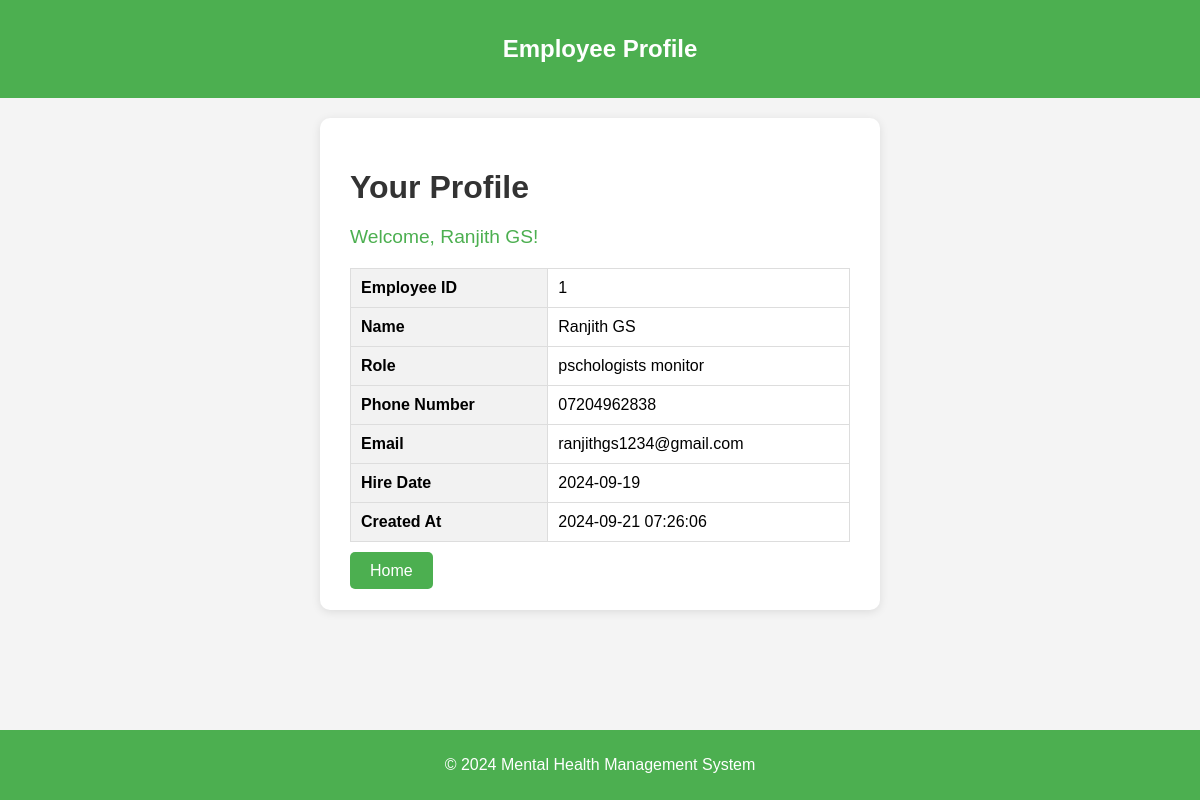
/employee_profile.php (signed in), run on the app's committed database.
### tables this page shows
CREATE TABLE `employees` (
  `employee_id` int(11) NOT NULL,
  `name` varchar(100) NOT NULL,
  `role` varchar(100) NOT NULL,
  `phone_number` varchar(15) NOT NULL,
  `email` varchar(100) NOT NULL,
  `hire_date` date NOT NULL,
  `created_at` timestamp NOT NULL DEFAULT current_timestamp(),
  `password` varchar(255) DEFAULT NULL
);

### employee_profile.php (the view, shortened to what this page needs)
<?php
include 'db.php';
$employee_id = $_SESSION['employee_id'];
$employee_name = $_SESSION['employee_name'];
$sql = "SELECT employee_id, name, role, phone_number, email, hire_date, created_at FROM employees WHERE employee_id = $employee_id";
$result = $conn->query($sql);
if ($result->num_rows > 0) {
    $employee = $result->fetch_assoc();
} else {
    echo "Employee details not found!";
    exit();
}
?>
<!DOCTYPE html>
<html lang="en">
<head>
</head>
<body>
<header>
    <h2>Employee Profile</h2>
</header>
<div class="container">
    <h1>Your Profile</h1>
    <div class="welcome">
        Welcome, <?php echo htmlspecialchars($employee_name); ?>!
    </div>
    <div class="profile-info">
        <table>
            <tr>
                <th>Employee ID</th>
                <td><?php echo $employee['employee_id']; ?></td>
            </tr>
            <tr>
                <th>Name</th>
                <td><?php echo $employee['name']; ?></td>
            </tr>
            <tr>
                <th>Role</th>
                <td><?php echo $employee['role']; ?></td>
            </tr>
            <tr>
                <th>Phone Number</th>
                <td><?php echo $employee['phone_number']; ?></td>
            </tr>
            <tr>
                <th>Email</th>
                <td><?php echo $employee['email']; ?></td>
            </tr>
            <tr>
                <th>Hire Date</th>
                <td><?php echo $employee['hire_date']; ?></td>
            </tr>
            <tr>
                <th>Created At</th>
                <td><?php echo $employee['created_at']; ?></td>
            </tr>
        </table>
    </div>
    <a href="employees_menu.php" class="home-button">Home</a>
</div>
<footer>
    <p>&copy; 2024 Mental Health Management System</p>
</footer>
</body>
</html>

### employee_profile.php (style rules this page uses)
body { font-family: Arial, sans-serif; background-color: #f4f4f4; display: flex; flex-direction: column; min-height: 100vh; margin: 0; }
header { background-color: #4CAF50; color: white; padding: 15px; text-align: center; }
footer { background-color: #4CAF50; color: white; text-align: center; padding: 10px; margin-top: auto; }
.container { background-color: #fff; padding: 30px; border-radius: 10px; box-shadow: 0 2px 10px rgba(0, 0, 0, 0.1); width: 100%; max-width: 500px; margin: 20px auto; }
h1 { color: #333; margin-bottom: 20px; }
table { width: 100%; border-collapse: collapse; margin-bottom: 20px; }
table, th, td { border: 1px solid #ddd; }
th, td { padding: 10px; text-align: left; }
th { background-color: #f2f2f2; }
.home-button { background-color: #4CAF50; color: white; padding: 10px 20px; text-decoration: none; border-radius: 5px; }
.welcome { font-size: 1.2rem; color: #4CAF50; margin-bottom: 20px; }

### data on the page
employees: employee_id "1", name "Ranjith GS", role "pschologists monitor", phone_number "07204962838", email "ranjithgs1234@gmail.com", hire_date "2024-09-19", created_at "2024-09-21 07:26:06"

### other printed values
$employee_name "Ranjith GS"
